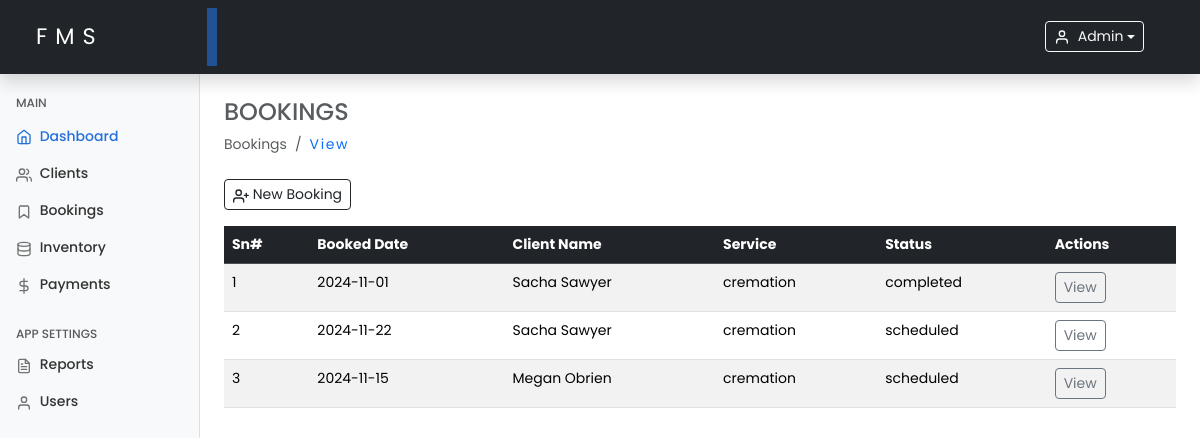
The page /bookings.php (signed in) on the database its author committed.
### tables this page shows
CREATE TABLE `bookings` (
  `id` int(11) NOT NULL,
  `client_id` varchar(100) NOT NULL,
  `deceased_name` varchar(100) NOT NULL,
  `service_type` enum('burial','cremation','other') DEFAULT 'burial',
  `schedule_date` date NOT NULL,
  `vehicle_type` varchar(150) DEFAULT NULL,
  `request` varchar(255) DEFAULT NULL,
  `status` enum('scheduled','completed') DEFAULT 'scheduled',
  `created_at` timestamp NOT NULL DEFAULT current_timestamp(),
  `updated_at` timestamp NOT NULL DEFAULT current_timestamp() ON UPDATE current_timestamp()
);

CREATE TABLE `clients` (
  `id` int(11) NOT NULL,
  `client_name` varchar(100) NOT NULL,
  `client_phone` varchar(20) NOT NULL,
  `client_email` varchar(100) DEFAULT NULL,
  `client_address` varchar(255) DEFAULT NULL,
  `deceased_name` varchar(100) NOT NULL,
  `deceased_age` int(3) NOT NULL,
  `deceased_date_of_death` date NOT NULL,
  `deceased_cause` enum('natural','sickness','accident','other') NOT NULL,
  `deceased_gender` enum('male','female','other') NOT NULL,
  `created_at` timestamp NOT NULL DEFAULT current_timestamp(),
  `updated_at` timestamp NOT NULL DEFAULT current_timestamp() ON UPDATE current_timestamp()
);

### includes/functions.php (called while the page is built, shortened)
<?php
require_once 'config.php';
function getBookings()
{
    global $conn;
    $query = "SELECT b.id, c.deceased_name AS client_name, b.service_type, b.schedule_date, b.status
              FROM bookings b
              JOIN clients c ON b.client_id = c.id";
    $result = $conn->query($query);
    $bookings = [];
    while ($row = $result->fetch_assoc()) {
        $bookings[] = $row;
    }
    return $bookings;
}

### bookings.php (the view, shortened to what this page needs)
<?php
require_once "./includes/functions.php";
$bookings = getBookings();
include './includes/header.php';
include './includes/sidebar.php';
?>
<main class="col-md-9 ms-sm-auto col-lg-10 px-md-4 mt-2">
    <h4 class="text-muted text-uppercase mt-3">Bookings</h4>
    <ol class="breadcrumb mb-2">
        <li class="breadcrumb-item active">Bookings</li>
        <li class="breadcrumb-item"><a href="./bookings.php" class="text-decoration-none">View</a></li>
    </ol>
    <div class="d-flex justify-content-start flex-wrap flex-md-nowrap align-items-center pt-3 pb-2 mb-2 border-bottom-none">
        <button type="button" class="btn btn-sm btn-outline-dark me-5" data-bs-toggle="modal" data-bs-target="#staticBackdrop">
            <span data-feather="user-plus"></span>&nbsp;New Booking
        </button>
    </div>
    <div class="table-responsive">
        <table class="table table-striped table-hover table-lg">
            <thead class="table-dark">
                <tr>
                    <th>Sn#</th>
                    <th>Booked Date</th>
                    <th>Client Name</th>
                    <th>Service</th>
                    <th>Status</th>
                    <th>Actions</th>
                </tr>
            </thead>
            <tbody>
                <?php if (empty($bookings)): ?>
                    <tr>
                        <td colspan="6" class="text-center text-danger">No bookings found.</td>
                    </tr>
                <?php else: ?>
                    <?php foreach ($bookings as $index => $booking): ?>
                        <tr>
                            <td><?php echo $index + 1; ?></td>
                            <td><?php echo htmlspecialchars($booking['schedule_date']); ?></td>
                            <td><?php echo htmlspecialchars($booking['client_name']); ?></td>
                            <td><?php echo htmlspecialchars($booking['service_type']); ?></td>
                            <td><?php echo htmlspecialchars($booking['status']); ?></td>
                            <td><a href="viewBooking.php?id=<?php echo $booking['id']; ?>" class="btn btn-sm btn-outline-secondary">View</a></td>
                        </tr>
                    <?php endforeach; ?>
                <?php endif; ?>
            </tbody>
        </table>
    </div>
</main>
<?php include './includes/footer.php'; ?>

### includes/header.php (shortened to what this page needs)
<?php
require_once './includes/functions.php';
?>
<!doctype html>
<html lang="en">
<head>
    <link href="https://cdn.jsdelivr.net/npm/bootstrap@5.3.3/dist/css/bootstrap.min.css" rel="stylesheet">
    <link rel="stylesheet" href="./assets/css/dashboard.css">
    <link href="https://cdnjs.cloudflare.com/ajax/libs/fullcalendar/6.1.15/index.min.js" rel="stylesheet" />
</head>
<body>
    <header class="navbar navbar-dark sticky-top bg-dark p-2 flex-md-nowrap p-0 shadow">
        <a class="navbar-brand col-md-3 col-lg-2 me-0 px-3" href="./dashboard.php">FMS</a>
        <div class="dropdown ms-auto pe-5">
            <button class="btn btn-sm btn-outline-light rounded-60 dropdown-toggle d-flex align-items-center text-capitalize" type="button" id="userDropdown" data-bs-toggle="dropdown" aria-expanded="false">
                <span data-feather="user" class="me-2"></span>
                <?php echo htmlspecialchars($_SESSION['username']); ?>
            </button>
        </div>
    </header>

### includes/sidebar.php
<div class="container-fluid">
    <div class="row">
        <nav id="sidebarMenu" class="col-md-3 col-lg-2 d-md-block bg-light sidebar collapse">
            <div class="position-sticky pt-4">
                <h6 class="sidebar-heading d-flex justify-content-between align-items-center px-3 mt-4 mb-1 text-muted">
                    <span>Main</span>
                </h6>
                <ul class="nav flex-column my-2">
                    <li class="nav-item">
                        <a class="nav-link active d-flex align-items-center" aria-current="page" href="./dashboard.php">
                            <span data-feather="home"></span>&nbsp;Dashboard
                        </a>
                    </li>
                    <li class="nav-item">
                        <a class="nav-link" href="./clients.php">
                            <span data-feather="users"></span>
                            Clients
                        </a>
                    </li>
                    <li class="nav-item">
                        <a class="nav-link" href="./bookings.php">
                            <span data-feather="bookmark"></span>
                            Bookings
                        </a>
                    </li>
                    <li class="nav-item">
                        <a class="nav-link" href="./inventory.php">
                            <span data-feather="database"></span>
                            Inventory
                        </a>
                    </li>
                    <li class="nav-item">
                        <a class="nav-link" href="./payments.php">
                            <span data-feather="dollar-sign"></span>
                            Payments
                        </a>
                    </li>
                </ul>
                <h6 class="sidebar-heading d-flex justify-content-between align-items-center px-3 mt-4 mb-1 text-muted">
                    <span>App Settings</span>
                </h6>
                <ul class="nav flex-column mb-2">
                    <li class="nav-item">
                        <a class="nav-link" href="./reports.php">
                            <span data-feather="file-text"></span>
                            Reports
                        </a>
                    </li>
                    <li class="nav-item">
                        <a class="nav-link" href="./users.php">
                            <span data-feather="user"></span>
                            Users
                        </a>
                    </li>
                </ul>
            </div>
        </nav>

### includes/footer.php (shortened to what this page needs)
</div>
</div>
</body>
</html>

### assets/css/dashboard.css (style rules this page uses)
* { margin: 0; padding: 0; box-sizing: border-box; }
body { font-size: .875rem; font-family: "Poppins", sans-serif; }
.feather { width: 16px; height: 16px; vertical-align: text-bottom; }
.sidebar { position: fixed; top: 0; bottom: 0; left: 0; z-index: 100; padding: 48px 0 0; box-shadow: inset -1px 0 0 rgba(0, 0, 0, .1); }
.sidebar .nav-link { font-weight: 500; color: #333; }
.sidebar .nav-link .feather { margin-right: 4px; color: #727272; }
.sidebar .nav-link.active { color: #2470dc; }
.sidebar .nav-link:hover .feather, .sidebar .nav-link.active .feather { color: inherit; }
.sidebar-heading { font-size: .75rem; text-transform: uppercase; }
.navbar-brand { padding-top: .75rem; padding-bottom: .75rem; font-size: 1.4rem; margin-left: .75rem; letter-spacing: .5rem; box-shadow: inset -10px 0 0 rgba(36, 113, 220, 0.6); }

### includes/header.php (style rules this page uses)
.active { background-color: transparent !important; }
.text-decoration-none { font-weight: 400; letter-spacing: 0.1rem; text-decoration: none !important; }

### rows shown on the page
bookings: schedule_date "2024-11-01", client.deceased_name "Sacha Sawyer", service_type "cremation", status "completed"
bookings: schedule_date "2024-11-22", client.deceased_name "Sacha Sawyer", service_type "cremation", status "scheduled"
bookings: schedule_date "2024-11-15", client.deceased_name "Megan Obrien", service_type "cremation", status "scheduled"

### other values the page prints
$_SESSION['username'] "Admin"
